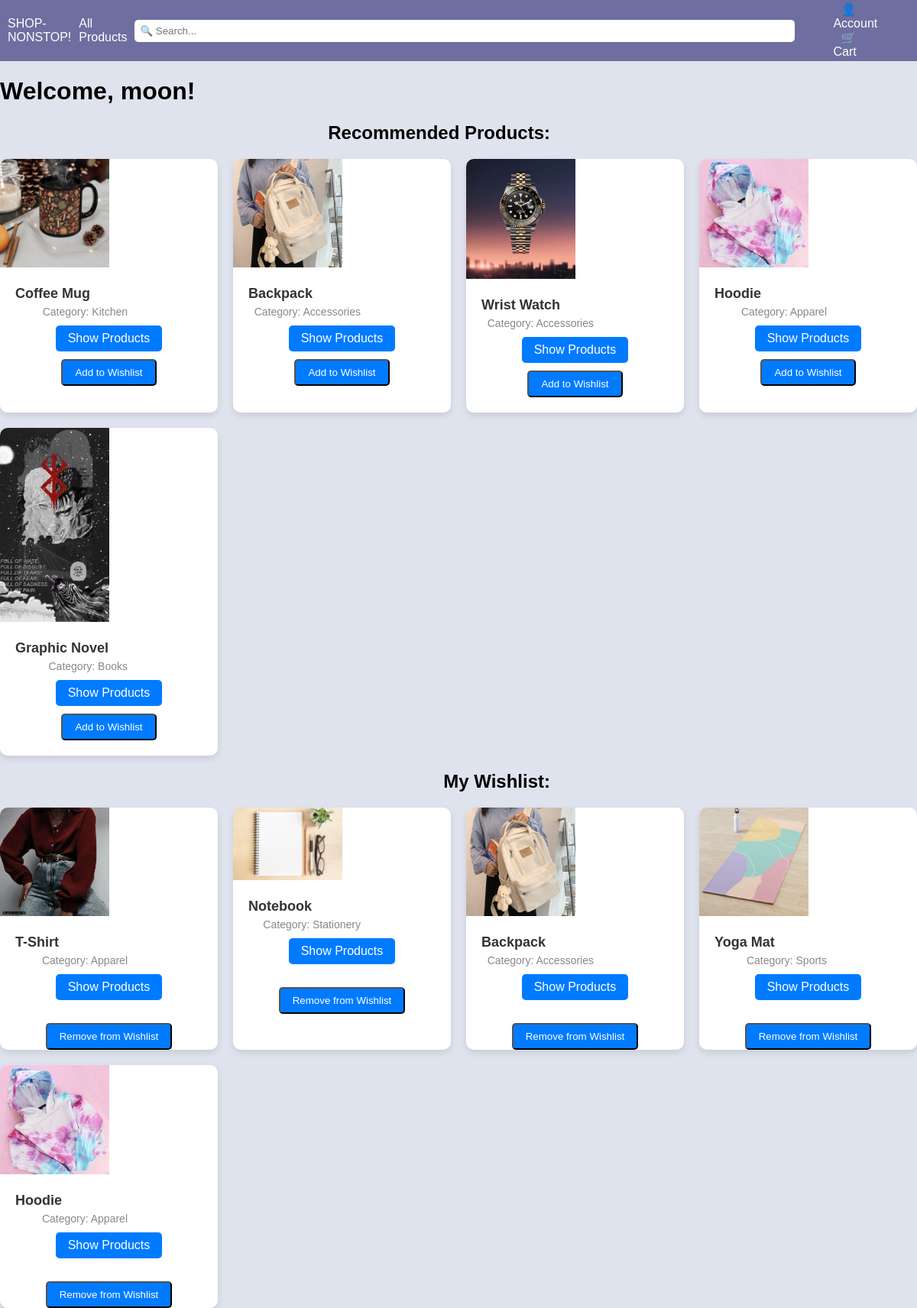
The page /dashboard (signed in) on the database its author committed.
### app/models.py (models this page shows, shortened)
class User(db.Model):
    id = db.Column(db.Integer, primary_key=True)
    username = db.Column(db.String(80), unique=True, nullable=False)
    email = db.Column(db.String(120), unique=True, nullable=False)
    password = db.Column(db.String(80), nullable=False)

class Items(db.Model):
    __tablename__ = 'item'
    Item_ID = db.Column(db.String(80),unique=True, primary_key=True)
    sku = db.Column(db.String(80), unique=True, nullable=False)
    name = db.Column(db.String(120), unique=True, nullable=False)
    price = db.Column(db.Integer, nullable=False)
    item_desc = db.Column(db.String(255), nullable=False)
    category = db.Column(db.String(255), nullable=False)
    stock = db.Column(db.Integer, nullable=False)
    item_star = db.Column(db.Integer, nullable=False)
    itme_sizes = db.Column(db.String(120),  nullable=True)
    color = db.Column(db.String(120), nullable=False)
    pic = db.Column(db.Text)

### app/routes.py (the view)
@app.route('/dashboard')
def dashboard():
    username = session.get('username')
    if username:
        user = User.query.filter_by(username=username).first()
        preferences = UserPreference.query.filter_by(user_id=user.id).all()
        categories = [preference.category for preference in preferences]
        recommended_products = Items.query.filter(Items.category.in_(categories)).order_by(Items.item_star.desc()).limit(5).all()
        wishlist_items = Wishlist.query.filter_by(user_id=user.id).all()
        item_ids = [item.item_id for item in wishlist_items]
        wishlist_products = Items.query.filter(Items.Item_ID.in_(item_ids)).all()
        return render_template('dashboard.html', username=username, recommended_products=recommended_products,wishlist_products=wishlist_products)
    else:
        return redirect(url_for('login'))

### app/templates/dashboard.html (shortened to what this page needs)
{% extends 'base.html' %}
{% block content %}
<div class="content">
    <div class="welcome-message">
        <h1>Welcome, {{ username }}!</h1>
        <h2>Recommended Products:</h2>
        <div class="products">
            {% for product in recommended_products %}
            <div class="product">
                <img src="{{ product.pic }}" alt="Product Image" class="productimage">
                <div class="product-details">
                    <h3>{{ product.name }}</h3>
                    <p>Category: {{ product.category }}</p>
                    <div class="product-button">
                        <a href="/product/{{ product.Item_ID }}">Show Products</a>
                    </div>
                    <div class="product-button">
                        <form action="{{ url_for('add_to_wishlist') }}" method="POST">
                            <button type="submit">Add to Wishlist</button>
                        </form>
                    </div>
                </div>
            </div>
            {% endfor %}
        </div>
    </div>
    <h2>My Wishlist:</h2>
        <div class="products">
            {% for item in wishlist_products %}
            <div class="product">
                <img src="{{ item.pic }}" alt="Product Image" class="productimage">
                <div class="product-details">
                    <h3>{{ item.name }}</h3>
                    <p>Category: {{ item.category }}</p>
                    <div class="product-button">
                        <a href="/product/{{ item.Item_ID }}">Show Products</a>
                    </div>
                </div>
                <div class="product-button">
                    <form action="{{ url_for('remove_from_wishlist', item_id=item.Item_ID) }}" method="POST">
                        <button type="submit">Remove from Wishlist</button>
                    </form>
                </div>
            </div>
            {% endfor %}
        </div>
    </div>
</div>
{% endblock %}

### app/templates/base.html (shortened to what this page needs)
<!DOCTYPE html>
<html lang="en">
<head>
</head>
<body>
    <div class="navbar">
        <div class="website-name">SHOP-NONSTOP!</div>
            <a href="/show_products">All Products</a>
        <div class="search-bar">
            <input type="text" placeholder="🔍 Search...">
        </div>
        <div class="icons">
            <div class="dropdown">
                <a href="#">👤Account</a>
            </div>
            <a href="#">🛒 Cart</a>
        </div>
    </div>
    <div class="content">
        {% block content %}{%endblock%}
</body>
</html>

### app/templates/base.html (style rules this page uses)
body { margin: 0; font-family: Arial, sans-serif; background-color: #dfe3ee; }
.navbar { display: flex; justify-content: space-between; align-items: center; background-color: #6e6ea0; color: white; padding: 10px; height: 60px; }
.navbar a, .dropdown-content a { color: white; text-decoration: none; padding: 10px; }
.dropdown { position: relative; display: inline-block; }
.search-bar input[type="text"] { padding: 7px; margin: 5px 0; margin-right: 50px; border: none; border-radius: 5px; width: 850px; }
.icons { display: inline; margin-right: 100px; }
h2 { display: flex; justify-content: flex-end; max-width: 60%; }
p { display: flex; justify-content: flex-end; margin-left: -20px; max-width: 60%; }

### app/templates/dashboard.html (style rules this page uses)
.products { display: grid; grid-template-columns: repeat(auto-fill, minmax(250px, 1fr)); gap: 20px; margin-top: 20px; }
.product { background-color: #ffffff; border-radius: 10px; box-shadow: 0 4px 8px rgba(0, 0, 0, 0.1); overflow: hidden; transition: transform 0.3s ease; }
.product-details { padding: 20px; }
.product-details h3 { margin: 0; font-size: 18px; color: #333; }
.product-details p { margin: 5px 0; font-size: 14px; color: #888; }
.product-button { display: flex; justify-content: center; margin-top: 10px; }
.product-button a, .product-button button { padding: 8px 16px; background-color: #007bff; color: #fff; text-decoration: none; border-radius: 5px; transition: background-color 0.3s ease; cursor: pointer; }
.productimage { max-width: 50%; height: auto; }

### rows shown on the page
User: username "moon"
Items: shows a picture, name "Coffee Mug", category "Kitchen"
Items: shows a picture, name "Backpack", category "Accessories"
Items: shows a picture, name "Wrist Watch", category "Accessories"
Items: shows a picture, name "Hoodie", category "Apparel"
Items: shows a picture, name "Graphic Novel", category "Books"
Items: shows a picture, name "T-Shirt", category "Apparel"
Items: shows a picture, name "Notebook", category "Stationery"
Items: shows a picture, name "Yoga Mat", category "Sports"
